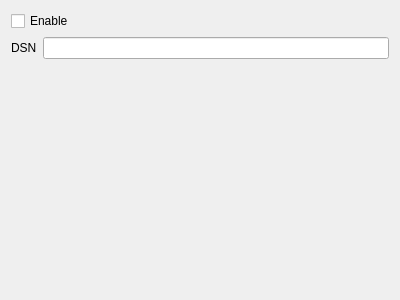
<?xml version="1.0" encoding="UTF-8"?>
<ui version="4.0">
 <class>Gui::Dialog::DlgSettingsTelemetry</class>
 <widget class="QWidget" name="Gui::Dialog::DlgSettingsTelemetry">
  <property name="geometry">
   <rect>
    <x>0</x>
    <y>0</y>
    <width>400</width>
    <height>300</height>
   </rect>
  </property>
  <property name="windowTitle">
   <string>General settings</string>
  </property>
  <layout class="QVBoxLayout" name="verticalLayout">
   <item>
    <widget class="Gui::PrefCheckBox" name="enable_check_box">
     <property name="text">
      <string>Enable</string>
     </property>
     <property name="prefEntry" stdset="0">
      <cstring>Enable</cstring>
     </property>
     <property name="prefPath" stdset="0">
      <cstring>Mod/Telemetry</cstring>
     </property>
    </widget>
   </item>
   <item>
    <layout class="QHBoxLayout" name="horizontalLayout">
     <item>
      <widget class="QLabel" name="label">
       <property name="text">
        <string>DSN</string>
       </property>
      </widget>
     </item>
     <item>
      <widget class="Gui::PrefLineEdit" name="lineEdit">
       <property name="toolTip">
        <string>Sentry Data Source Name is the URL that session and crash data is sent to. Fill in this field to override the built-in default and send data someplace other than the main FreeCAD Sentry server.</string>
       </property>
       <property name="prefEntry" stdset="0">
        <cstring>DSN</cstring>
       </property>
       <property name="prefPath" stdset="0">
        <cstring>Mod/Telemetry</cstring>
       </property>
      </widget>
     </item>
    </layout>
   </item>
   <item>
    <spacer name="verticalSpacer">
     <property name="orientation">
      <enum>Qt::Vertical</enum>
     </property>
     <property name="sizeHint" stdset="0">
      <size>
       <width>20</width>
       <height>40</height>
      </size>
     </property>
    </spacer>
   </item>
  </layout>
 </widget>
 <customwidgets>
  <customwidget>
   <class>Gui::PrefLineEdit</class>
   <extends>QLineEdit</extends>
   <header>Gui/PrefWidgets.h</header>
  </customwidget>
  <customwidget>
   <class>Gui::PrefCheckBox</class>
   <extends>QCheckBox</extends>
   <header>Gui/PrefWidgets.h</header>
  </customwidget>
 </customwidgets>
 <resources/>
 <connections/>
</ui>
